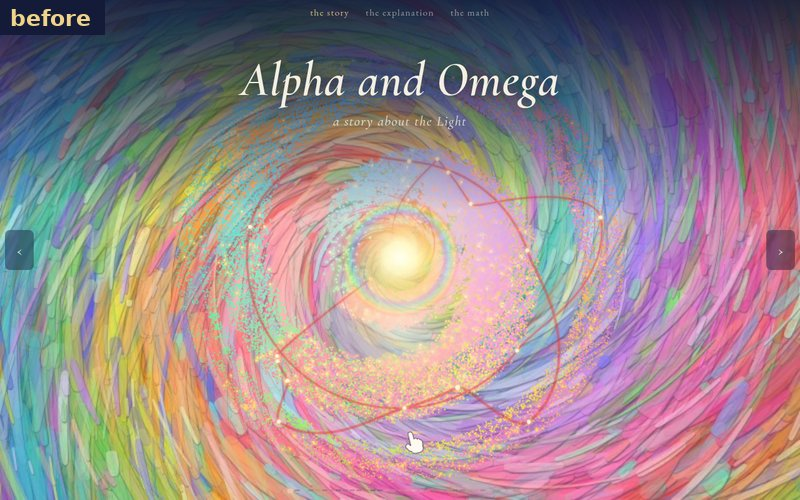
#> input picture desktop-before.jpg, 800 x 500 px
$ python chroma-cells.py ../desktop-before.jpg ../desktop-keyboard-copied.jpg
#> lines starting #> are read from the running program, lines starting #| are printed output that depends on the picture; after the words box and inside, x2 and y2 are one past the last pixel; in counts of white or black regions, pixels touching at a corner belong together
#!/usr/bin/env python3
"""Cut a GREEN-SCREEN character sheet of Fred's into named cells.

Oct 27: his angel sheet (white robes, silver hair, white wings, silver halos) could not
be lifted off cream paper by brightness — gen/cut-cells.py kept only the faces. Fred
re-sent it on a green screen, which makes the job pure chroma:

  · alpha  = how far a pixel is from being "background green" (g above both r and b)
  · spill  = green bounced onto a white edge is clamped back (g <= max(r, b)), so robes and
             hair stay neutral silver instead of picking up a green rim
  · figures are split by connected component, left to right; a part that floats free of its
    body (a HALO above the hair) joins the nearest figure

  python3 gen/chroma-cells.py <sheet> <outdir> name1 name2 ...      → <outdir>/kid-<name>.webp
"""
import sys, os
import numpy as np
from PIL import Image, ImageFilter
from collections import deque

src, outdir, names = sys.argv[1], sys.argv[2], sys.argv[3:]
A = np.asarray(Image.open(src).convert('RGB')).astype(np.float32)
H, W, _ = A.shape
#> H = 500; W = 800
r, g, b = A[..., 0], A[..., 1], A[..., 2]
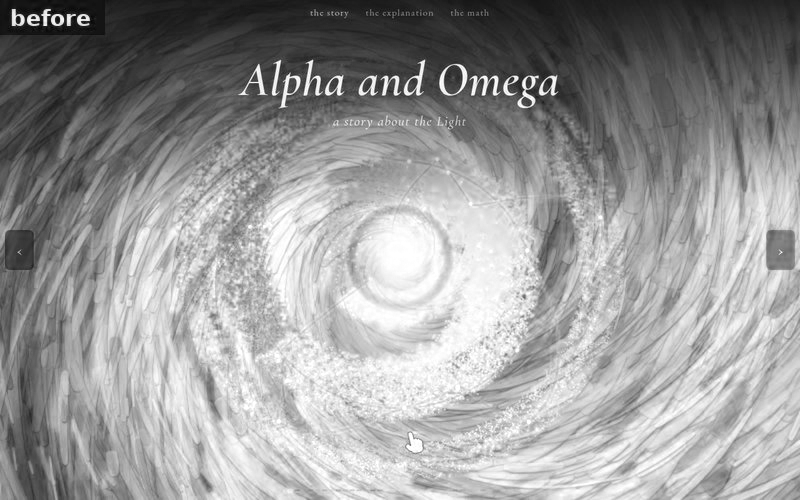
#> r: shape (500, 800) float32; min 0, max 255, mean 153.4
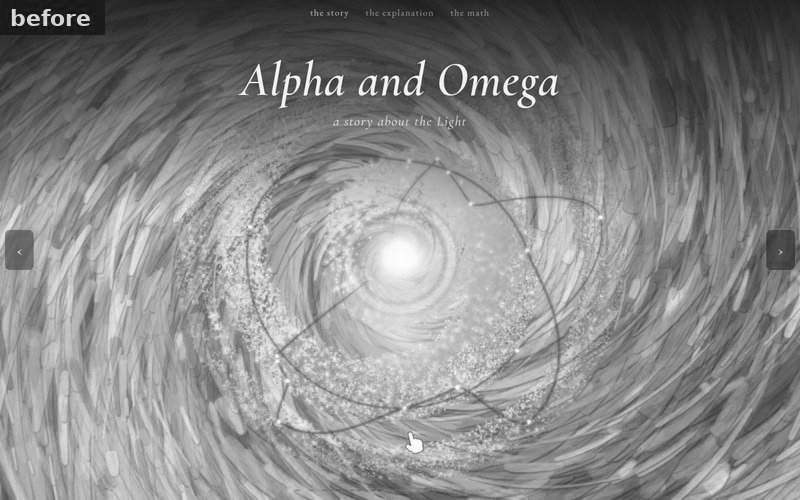
#> g: shape (500, 800) float32; min 0, max 255, mean 136.2
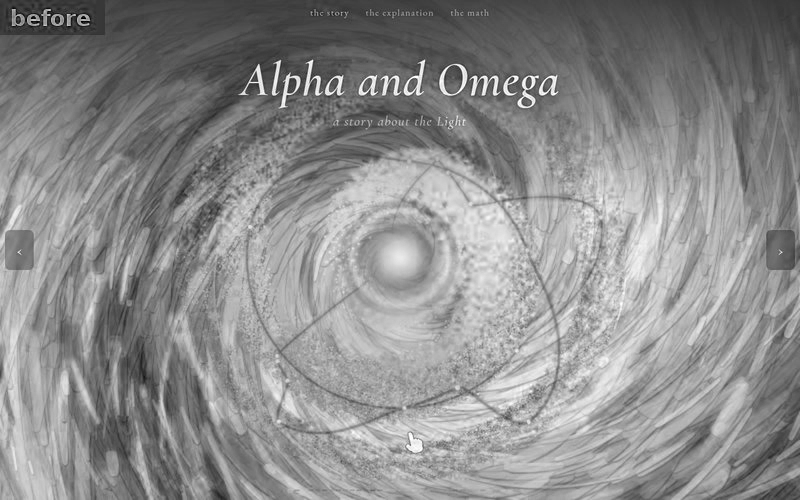
#> b: shape (500, 800) float32; min 0, max 255, mean 140.2
green = g - np.maximum(r, b)                       # ~170 on the screen, <= ~10 on the figures
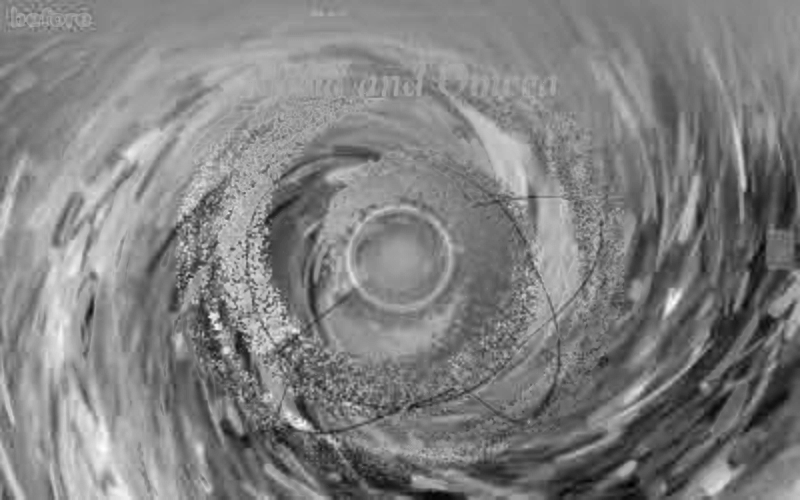
#> green: shape (500, 800) float32; min -156, max 89, mean -32.2; drawn with min black and max white
LO, HI = float(os.environ.get('LO', 28)), float(os.environ.get('HI', 110))
alpha = 1 - np.clip((green - LO) / (HI - LO), 0, 1)
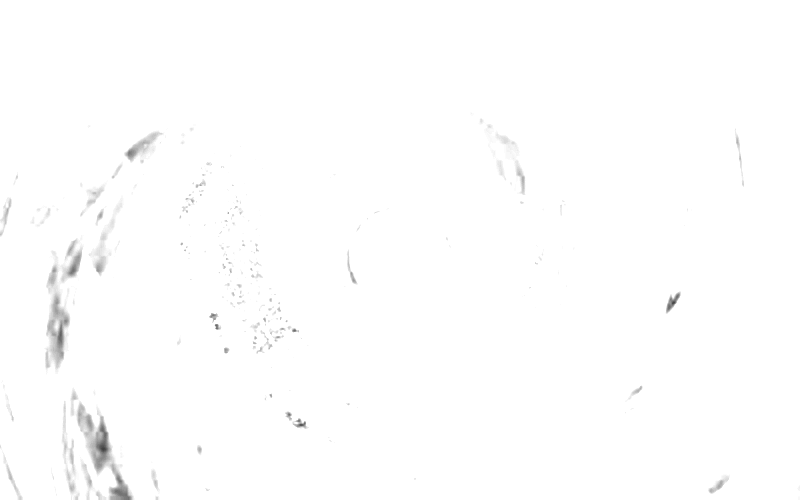
#> alpha: shape (500, 800) float32; min 0.256, max 1, mean 0.995
# despill: no pixel of a figure is greener than its own red/blue allow
D = A.copy()
D[..., 1] = np.minimum(g, np.maximum(r, b) + 4)
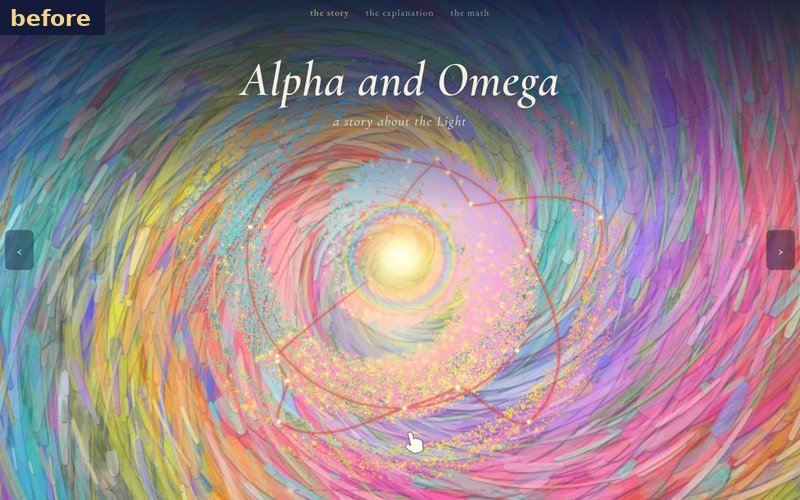
#> D: shape (500, 800, 3) float32; mean R, G, B 153.4, 134.1, 140.2

fig = alpha > 0.5
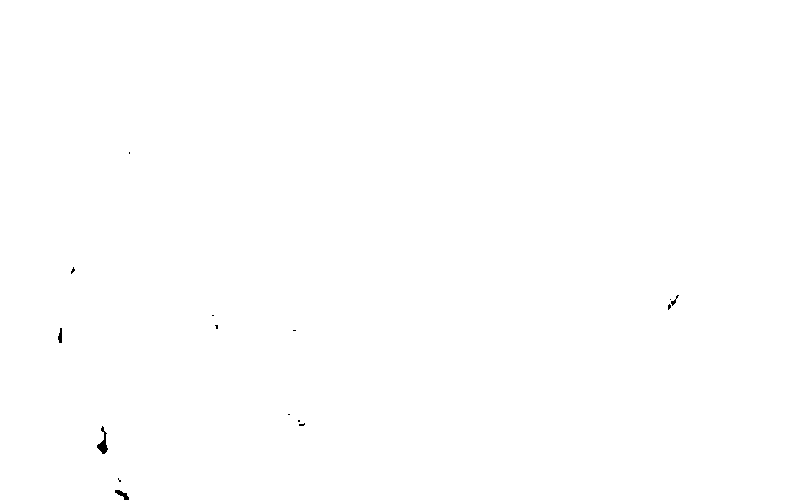
#> fig: shape (500, 800) bool; 99.9% white; 15 black regions (11 under 20 px), largest, box (x1, y1, x2, y2) and area: (97, 426, 108, 454) 127, (115, 490, 129, 500) 66, (58, 328, 62, 343) 44, (671, 295, 679, 306) 27
lab = np.zeros((H, W), np.int32); n = 0; sizes = {}
for y0, x0 in zip(*np.where(fig)):
    if lab[y0, x0]:
        continue
    n += 1; lab[y0, x0] = n; q = deque([(y0, x0)]); c = 1
    while q:
        y, x = q.popleft()
        for dy in (-1, 0, 1):
            for dx in (-1, 0, 1):
                ny, nx = y + dy, x + dx
                if 0 <= ny < H and 0 <= nx < W and fig[ny, nx] and not lab[ny, nx]:
                    lab[ny, nx] = n; q.append((ny, nx)); c += 1
    sizes[n] = c
#> this loop made 399668 passes
#> n on pass 1: 1
#> after the loop, n = 1; sizes = {1: 399668}
big = sorted([k for k, v in sizes.items() if v > 4000], key=lambda k: np.where(lab == k)[1].mean())
#> big = [1]
print('figures:', len(big), [sizes[k] for k in big])
#| figures: 1 [399668]
keep = {k: (lab == k) for k in big}
#> keep = 1 item
for k, v in sizes.items():
    if k in big or v < 40:
        continue
    ys, xs = np.where(lab == k); cy, cx = ys.mean(), xs.mean()
    best, bd = None, 1e9
    for bb in big:
        by, bx = np.where(keep[bb])
        d = np.min((by - cy) ** 2 + (bx - cx) ** 2)
        if d < bd:
            best, bd = bb, d
    if bd < 60 ** 2:
        keep[best] |= (lab == k)
#> this loop made 1 pass
#> (k, v) on pass 1: (1, 399668)
os.makedirs(outdir, exist_ok=True)
for name, k in zip(names, big):
    m = keep[k]
    # grow the figure's region a few px so its soft (part-green) edge comes with it, then let alpha decide
    reg = np.asarray(Image.fromarray((m * 255).astype(np.uint8)).filter(ImageFilter.MaxFilter(7))) > 0
    ys, xs = np.where(reg); pad = 2
    y0, y1, x0, x1 = max(0, ys.min() - pad), min(H, ys.max() + 1 + pad), max(0, xs.min() - pad), min(W, xs.max() + 1 + pad)
    a = (alpha * reg)[y0:y1, x0:x1]
    out = np.dstack([np.clip(D[y0:y1, x0:x1], 0, 255), a * 255]).astype(np.uint8)
    Image.fromarray(out).save(os.path.join(outdir, 'kid-%s.webp' % name), quality=94, method=6)
    print('  kid-%-12s %dx%d' % (name, x1 - x0, y1 - y0))
#> this loop made 0 passes
